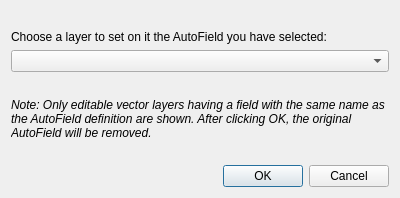
<?xml version="1.0" encoding="UTF-8"?>
<ui version="4.0">
 <class>SetAutoFieldOnLayerDialog</class>
 <widget class="QDialog" name="SetAutoFieldOnLayerDialog">
  <property name="geometry">
   <rect>
    <x>0</x>
    <y>0</y>
    <width>400</width>
    <height>198</height>
   </rect>
  </property>
  <property name="windowTitle">
   <string>Set AutoField on layer</string>
  </property>
  <layout class="QGridLayout" name="gridLayout">
   <item row="0" column="0">
    <spacer name="verticalSpacer_2">
     <property name="orientation">
      <enum>Qt::Vertical</enum>
     </property>
     <property name="sizeHint" stdset="0">
      <size>
       <width>20</width>
       <height>40</height>
      </size>
     </property>
    </spacer>
   </item>
   <item row="6" column="0">
    <widget class="QDialogButtonBox" name="buttonBox">
     <property name="orientation">
      <enum>Qt::Horizontal</enum>
     </property>
     <property name="standardButtons">
      <set>QDialogButtonBox::Cancel|QDialogButtonBox::Ok</set>
     </property>
    </widget>
   </item>
   <item row="2" column="0">
    <widget class="QComboBox" name="cboLayer"/>
   </item>
   <item row="1" column="0">
    <widget class="QLabel" name="label">
     <property name="text">
      <string>Choose a layer to set on it the AutoField you have selected:</string>
     </property>
    </widget>
   </item>
   <item row="3" column="0">
    <spacer name="verticalSpacer">
     <property name="orientation">
      <enum>Qt::Vertical</enum>
     </property>
     <property name="sizeHint" stdset="0">
      <size>
       <width>20</width>
       <height>40</height>
      </size>
     </property>
    </spacer>
   </item>
   <item row="5" column="0">
    <spacer name="verticalSpacer_3">
     <property name="orientation">
      <enum>Qt::Vertical</enum>
     </property>
     <property name="sizeHint" stdset="0">
      <size>
       <width>20</width>
       <height>40</height>
      </size>
     </property>
    </spacer>
   </item>
   <item row="4" column="0">
    <widget class="QLabel" name="label_2">
     <property name="font">
      <font>
       <italic>true</italic>
      </font>
     </property>
     <property name="text">
      <string>Note: Only editable vector layers having a field with the same name as the AutoField definition are shown. After clicking OK, the original AutoField will be removed.</string>
     </property>
     <property name="wordWrap">
      <bool>true</bool>
     </property>
    </widget>
   </item>
  </layout>
 </widget>
 <resources/>
 <connections>
  <connection>
   <sender>buttonBox</sender>
   <signal>accepted()</signal>
   <receiver>SetAutoFieldOnLayerDialog</receiver>
   <slot>accept()</slot>
   <hints>
    <hint type="sourcelabel">
     <x>248</x>
     <y>254</y>
    </hint>
    <hint type="destinationlabel">
     <x>157</x>
     <y>274</y>
    </hint>
   </hints>
  </connection>
  <connection>
   <sender>buttonBox</sender>
   <signal>rejected()</signal>
   <receiver>SetAutoFieldOnLayerDialog</receiver>
   <slot>reject()</slot>
   <hints>
    <hint type="sourcelabel">
     <x>316</x>
     <y>260</y>
    </hint>
    <hint type="destinationlabel">
     <x>286</x>
     <y>274</y>
    </hint>
   </hints>
  </connection>
 </connections>
</ui>
